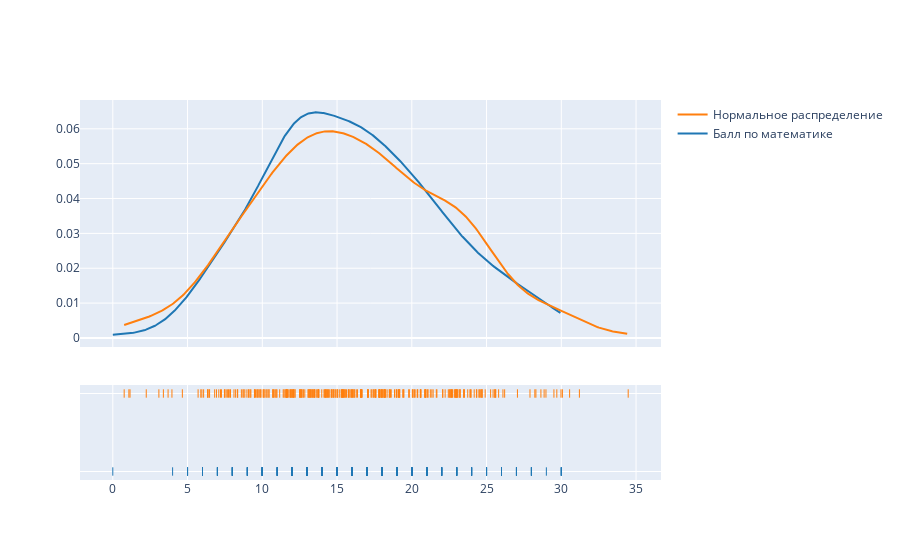

Write notebook code for a chart like this one.
### Code cell
ff.create_distplot([df_wide[df_wide['treat'] == 0]['tot_math2'].dropna(),
                    np.random.normal(df_wide[df_wide['treat'] == 0]['tot_math2'].dropna().mean(),
                                     df_wide[df_wide['treat'] == 0]['tot_math2'].dropna().std(),len(df_wide[df_wide['treat'] == 0]))], 
                                     ['Балл по математике','Нормальное распределение'], show_hist=False)

### Figure 1 — Plotly figure (JSON) as saved in the notebook; plotly's stock layout.template omitted (floating-point values rounded to 4 significant figures; data arrays with more than 128 entries replaced by an {"elided": "..."} marker saying what was removed)
{"data": [{"legendgroup": "Балл по математике", "marker": {"color": "rgb(31, 119, 180)"}, "mode": "lines", "name": "Балл по математике", "showlegend": true, "type": "scatter", "x": {"elided": "500 float values"}, "xaxis": "x", "y": {"elided": "500 float values"}, "yaxis": "y"}, {"legendgroup": "Нормальное распределение", "marker": {"color": "rgb(255, 127, 14)"}, "mode": "lines", "name": "Нормальное распределение", "showlegend": true, "type": "scatter", "x": {"elided": "500 float values"}, "xaxis": "x", "y": {"elided": "500 float values"}, "yaxis": "y"}, {"legendgroup": "Балл по математике", "marker": {"color": "rgb(31, 119, 180)", "symbol": "line-ns-open"}, "mode": "markers", "name": "Балл по математике", "showlegend": false, "type": "scatter", "x": {"elided": "273 int values"}, "xaxis": "x", "y": {"elided": "273 str values"}, "yaxis": "y2"}, {"legendgroup": "Нормальное распределение", "marker": {"color": "rgb(255, 127, 14)", "symbol": "line-ns-open"}, "mode": "markers", "name": "Нормальное распределение", "showlegend": false, "type": "scatter", "x": {"elided": "305 float values"}, "xaxis": "x", "y": {"elided": "305 str values"}, "yaxis": "y2"}], "layout": {"barmode": "overlay", "hovermode": "closest", "legend": {"traceorder": "reversed"}, "xaxis": {"anchor": "y2", "domain": [0, 1], "zeroline": false}, "yaxis": {"anchor": "free", "domain": [0.35, 1], "position": 0}, "yaxis2": {"anchor": "x", "domain": [0, 0.25], "dtick": 1, "showticklabels": false}}}
